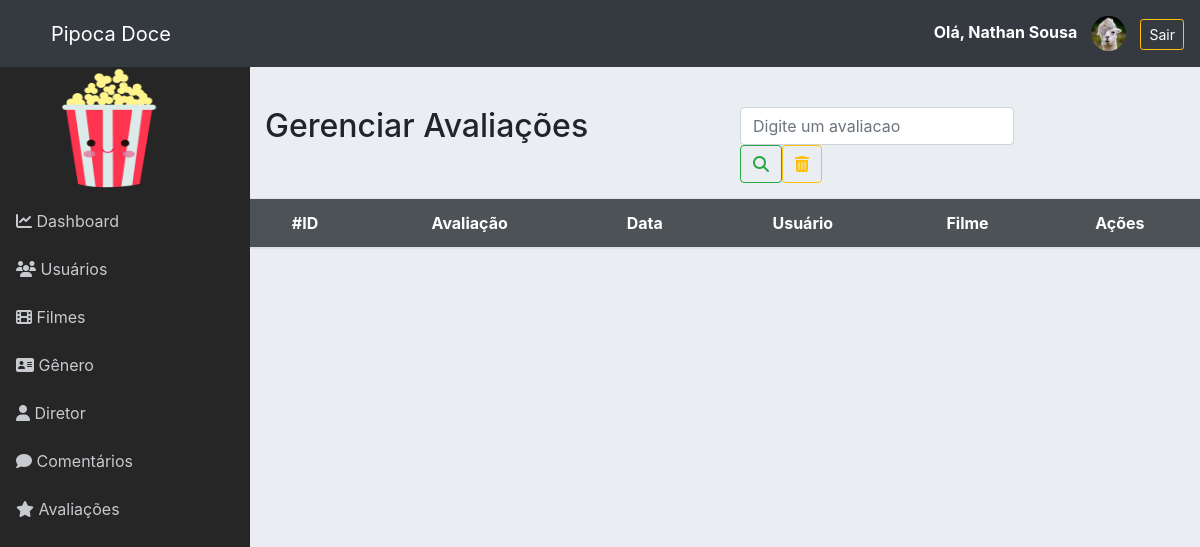
The app's page /admin/avaliacao.php (signed in), older data.
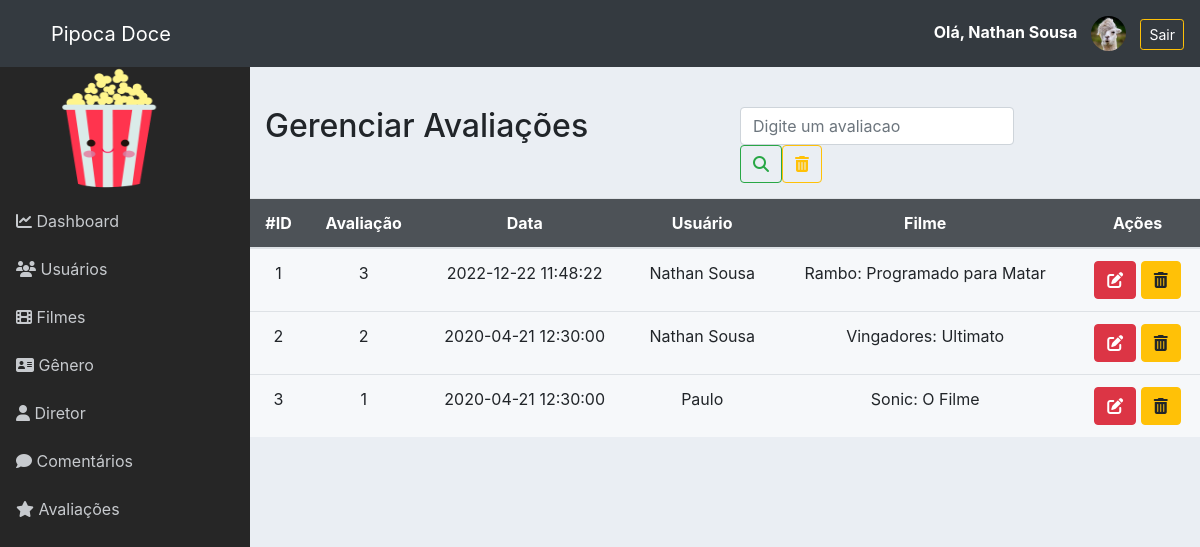
The same page, newer data.
### tables this page shows
CREATE TABLE `avaliacao` (
  `id` int NOT NULL AUTO_INCREMENT,
  `avaliacao` int NOT NULL,
  `data_avaliacao` datetime NOT NULL,
  `usuario_id` int NOT NULL,
  `filme_id` int NOT NULL,
  PRIMARY KEY (`id`),
  KEY `fk_avaliacao_usuario_idx` (`usuario_id`),
  KEY `fk_avalicao_filme_idx` (`filme_id`),
  CONSTRAINT `fk_avaliacao_usuario` FOREIGN KEY (`usuario_id`) REFERENCES `usuario` (`id`),
  CONSTRAINT `fk_avalicao_filme` FOREIGN KEY (`filme_id`) REFERENCES `filme` (`id`)
);

CREATE TABLE `usuario` (
  `id` int NOT NULL AUTO_INCREMENT,
  `nome` varchar(100) NOT NULL,
  `dataNascimento` date DEFAULT NULL,
  `email` varchar(45) NOT NULL,
  `senha` varchar(255) NOT NULL,
  `tipo` varchar(15) NOT NULL,
  `imagem` varchar(255) DEFAULT NULL,
  PRIMARY KEY (`id`)
);

CREATE TABLE `filme` (
  `id` int NOT NULL AUTO_INCREMENT,
  `nome` varchar(100) NOT NULL,
  `genero` int NOT NULL,
  `duracao` varchar(20) NOT NULL,
  `dataLancamento` varchar(50) NOT NULL,
  `url` varchar(255) DEFAULT NULL,
  `tipo` varchar(30) DEFAULT NULL,
  `sinopse` text NOT NULL,
  `elenco` varchar(100) NOT NULL,
  `diretor` int NOT NULL,
  `imagem` varchar(255) DEFAULT NULL,
  PRIMARY KEY (`id`),
  KEY `fk_genero_idx` (`genero`),
  KEY `fk_diretor_idx` (`diretor`),
  CONSTRAINT `fk_diretor` FOREIGN KEY (`diretor`) REFERENCES `diretor` (`id`),
  CONSTRAINT `fk_genero` FOREIGN KEY (`genero`) REFERENCES `genero` (`id`)
);

### admin/classes/Conexao.php (called while the page is built, shortened)
<?php
class Conexao
{
	private $host;
	private $user;
	private $password;
	public function __construct() {
		$this->host = 'mysql:host=localhost;dbname=pipoca_doce';
		$this->user = 'root';
		$this->password = 'root';
	}
	public function conectar() {
		try {
			$conn = new PDO(
				$this->host,
				$this->user,
				$this->password,
				array(
					PDO::ATTR_ERRMODE => PDO::ERRMODE_EXCEPTION,
					PDO::MYSQL_ATTR_INIT_COMMAND => "SET NAMES utf8"
				)
			);
			return $conn;
		} catch (PDOException $e) {
			echo 'Erro na conexao. Erro reportado: ' . $e->getMessage();
			exit;
		}
	}
}

### admin/classes/AvaliacaoDAO.php (called while the page is built, shortened)
<?php
require_once 'Model.php';
class AvaliacaoDAO extends Model
{
    public function __construct()
    {
        $this->class = 'Avaliacao';
        $this->tabela = 'avaliacao';
    }
	public function listar($pesquisa = '')
	{
		if ($pesquisa != '') {
			$sql = "SELECT * FROM {$this->tabela}
					WHERE data like '%{$pesquisa}%'
						OR data like '%{$pesquisa}%'";
		} else {
			$sql = "SELECT * FROM {$this->tabela}";
		}
		$stmt = $this->db->prepare($sql);
		$stmt->setFetchMode(PDO::FETCH_CLASS, $this->class);
		$stmt->execute();
		return $stmt->fetchAll();
	}
}

### admin/classes/Model.php (called while the page is built, shortened)
<?php
require 'Conexao.php';
class Model
{
	protected $tabela;
	protected $class;
	protected $db;
	public function __construct()
	{
		$conexao = new Conexao();
		$this->db = $conexao->conectar();
	}
    public function get($id)
    {
    	$sql = "SELECT * FROM {$this->tabela} WHERE id = {$id}";
    	$stmt = $this->db->prepare($sql);
    	$stmt->setFetchMode(PDO::FETCH_CLASS, $this->class);
    	$stmt->execute();
    	return $stmt->fetch();
    }
}

### admin/classes/Avaliacao.php (called while the page is built, shortened)
<?php
class Avaliacao
{
	private $id;
	private $avaliacao;
	private $data_avaliacao;
    private $usuario_id;
    private $filme_id;
    public function getId()
    {
        return $this->id;
    }
    public function getAvaliacao()
    {
        return $this->avaliacao;
    }
    public function getDataAvaliacao()
    {
        return $this->data_avaliacao;
    }
    public function getUsuarioId()
    {
        return $this->usuario_id;
    }
    public function getFilmeId()
    {
        return $this->filme_id;
    }
}

### admin/classes/UsuarioDAO.php (called while the page is built, shortened)
<?php
require_once 'Model.php';
class UsuarioDAO extends Model
{
	public function __construct()
	{
		$this->tabela = 'usuario';
		$this->class = 'Usuario';
	}
}

### admin/classes/Usuario.php (called while the page is built, shortened)
<?php
class Usuario
{
	private $nome;
    public function getNome()
    {
        return $this->nome;
    }
}

### admin/classes/FilmeDAO.php (called while the page is built, shortened)
<?php
require_once 'Model.php';
class FilmeDAO extends Model
{
    public function __construct()
    {
        $this->tabela = 'filme';
        $this->class  = 'Filme';
    }
}

### admin/classes/Filme.php (called while the page is built, shortened)
<?php
class Filme
{
	private $nome;
    public function getNome()
    {
        return $this->nome;
    }
}

### admin/avaliacao.php (the view, shortened to what this page needs)
<?php include './layout/header.php';?>
<?php include './layout/menu.php';?>
<?php
require 'classes/Avaliacao.php';
require 'classes/AvaliacaoDAO.php';
$avaliacaoDAO = new AvaliacaoDAO();
$avaliacoes = $avaliacaoDAO->listar();
require 'classes/Usuario.php';
require 'classes/UsuarioDAO.php';
$usuarioDAO = new UsuarioDAO();
require 'classes/Filme.php';
require 'classes/FilmeDAO.php';
$filmeDAO = new FilmeDAO();
if(isset($_GET['pesquisa']) && $_GET['pesquisa'] != '') {
	$avaliacoes = $avaliacaoDAO->listar($_GET['pesquisa']);
} else {
	$avaliacoes = $avaliacaoDAO->listar();
}
?>
<div class="row" style="margin-top:40px">
	<div class="col-6">
		<h2>Gerenciar Avaliações</h2>
	</div>
	<div class="col-4">
		<form class="form-inline my-2 my-lg-0">
		      <input class="form-control mr-sm-2" name="pesquisa" type="search" placeholder="Digite um avaliacao" aria-label="Pesquisar" value="<?= (isset($_GET['pesquisa']) ? $_GET['pesquisa'] : '') ?>">
		      <button class="btn btn-outline-success my-2 my-sm-0" type="submit">
		      	<i class="fas fa-search"></i>
		      </button>
		      <a href="./avaliacao.php" class="btn btn-outline-warning my-2 my-sm-0">
		      	<i class="fas fa-trash-alt"></i>
		      </a>
	    </form>
	</div>
</div>
<div class="row">
	<table class="table table-hover table-responsive-lg">
		<thead>
			<tr>
				<th>#ID</th>
				<th>Avaliação</th>
				<th>Data</th>
				<th>Usuário</th>
				<th>Filme</th>
				<th>Ações</th>
			</tr>
		</thead>
		<tbody>
			<?php foreach ($avaliacoes as $avaliacao) {
				$usuario_id = $usuarioDAO->get($avaliacao->getUsuarioId());
				$filme_id = $filmeDAO->get($avaliacao->getFilmeId());
			?>
			<tr>
				<td><?= $avaliacao->getId() ?></td>
				<td><?= $avaliacao->getavaliacao() ?></td>
				<td><?= $avaliacao->getDataavaliacao() ?></td>
				<td><?= $usuario_id->getNome() ?></td>
				<td><?= $filme_id->getNome() ?></td>
				<td>
					<a href="form_avaliacao.php?id=<?= $avaliacao->getId() ?>" class="btn btn-danger">
						<i class="fas fa-edit"></i>
					</a>
					<a href="controle_avaliacao.php?acao=deletar&id=<?= $avaliacao->getId() ?>" class="btn btn-warning" onclick="return confirm('Deseja realmente exluir o avaliacao?')">
						<i class="fas fa-trash-alt"></i>
					</a>
				</td>
			</tr>
			<?php } ?>
		</tbody>
	</table>
</div>
<?php include './layout/footer.php';?>

### admin/layout/header.php (shortened to what this page needs)
<!DOCTYPE html>
<html>
<head>
	<link rel="stylesheet" href="assets/css/bootstrap.min.css">
	<link rel="stylesheet" type="text/css" href="assets/css/all.css">
	<link rel="stylesheet" type="text/css" href="assets/css/estilo.css">
	<link rel="stylesheet" href="css/fontawesome.min.css">
</head>
<body>
	<nav class="navbar navbar-expand navbar-dark bg-dark">
		<a class="navbar-brand" href="home.php" style="margin-left: 35px;">Pipoca Doce</a>
		<div class="collapse navbar-collapse">
			<ul class="navbar-nav ml-auto">
        		<span class="navbar-text">
        			<a href="form_usuario.php?id=<?= $_SESSION['id_usuario'] ?>">
	              		<strong>
	               			Olá, <?= $_SESSION['nome'] ?>
	              		</strong>
              		<img src="./assets/img/usuario/<?= ($_SESSION['imagem'] != '' && file_exists('assets/img/usuario/'.$_SESSION['imagem']) ? $_SESSION['imagem'] : 'usuario.png' ) ?>" class="rounded-circle user-img-menu">
            		</a>
        			<small><a class="btn btn-outline-warning btn-sm" href="logout.php" onclick="return confirm('Deseja realmente sair?')">
        				Sair
        			</a>
        			</small>
      			</span>
			</ul>
		</div>
	</nav>
	<div class="d-flex">

### admin/layout/menu.php (shortened to what this page needs)
<nav class="sidebar">
	<div class="container">
		<a href="home.php">
      		<img src="./assets/img/pipoca.png" alt="">
    	</a>
	</div>
	<ul class="list-unstyled">
		<li>
			<a href="home.php"><i class="fas fa-chart-line"></i> Dashboard</a>
		</li>
        <li>
            <a href="usuario.php"><i class="fa fa-users"></i>  Usuários</a>
        </li>
        <li>
            <a href="filme.php"><i class="fa fa-film"></i></i>  Filmes</a>
        </li>
        <li>
            <a href="genero.php"><i class="fas fa-address-card"></i> Gênero</a>
        </li>
        <li>
            <a href="diretor.php"><i class="fa fa-user"></i> Diretor</a>
        </li>
        <li>
            <a href="comentarios.php"><i class="fas fa-comment"></i> Comentários</a>
        </li>
        <li>
            <a href="avaliacao.php"><i class="fa fa-star"></i></i> Avaliações</a>
        </li>
     </ul>
</nav>
<div class="container">

### admin/layout/footer.php (shortened to what this page needs)
</div>
</div>
</body>
</body>
</html>

### admin/assets/css/all.css (style rules this page uses)
.fa, .fas, .far, .fal, .fad, .fab { -moz-osx-font-smoothing: grayscale; -webkit-font-smoothing: antialiased; display: inline-block; font-style: normal; font-variant: normal; text-rendering: auto; line-height: 1; }
.fa-address-card:before { content: "\f2bb"; }
.fa-chart-line:before { content: "\f201"; }
.fa-comment:before { content: "\f075"; }
.fa-edit:before { content: "\f044"; }
.fa-film:before { content: "\f008"; }
.fa-search:before { content: "\f002"; }
.fa-star:before { content: "\f005"; }
.fa-trash-alt:before { content: "\f2ed"; }
.fa-user:before { content: "\f007"; }
.fa-users:before { content: "\f0c0"; }
.fa, .fas { font-family: 'Font Awesome 5 Free'; font-weight: 900; }

### admin/assets/css/estilo.css (style rules this page uses)
body { background: #f0f0f5; }
table thead tr { text-align: center; background: #343a40de; color: #FFF; font-size: 16px; }
table tbody tr { text-align: center; }
.table { background-color: #ffffff96; }
.row { margin-bottom: 15px; }
body { background-color: #eaeef3; }
.user-img-menu { width: 35px; margin-right: 10px; margin-left: 10px; }
.sidebar { background-color: #262626; min-width: 250px; max-width: 250px; min-height: calc(100vh - 56px); transition: all 0.3s; }
.sidebar a img { width: 110px; height: 130px; margin-left: 35px; }
.sidebar ul li a { display: block; padding: 0.75rem 1rem; color: #c7cace; text-decoration: none; }

Row changes from the older to the newer data that the page shows:
added avaliacao: id "1", avaliacao "3", data_avaliacao "2022-12-22 11:48:22", usuario.nome "Nathan Sousa", filme.nome "Rambo: Programado para Matar"
added avaliacao: id "2", avaliacao "2", data_avaliacao "2020-04-21 12:30:00", usuario.nome "Nathan Sousa", filme.nome "Vingadores: Ultimato"
added avaliacao: id "3", avaliacao "1", data_avaliacao "2020-04-21 12:30:00", usuario.nome "Paulo", filme.nome "Sonic: O Filme"
